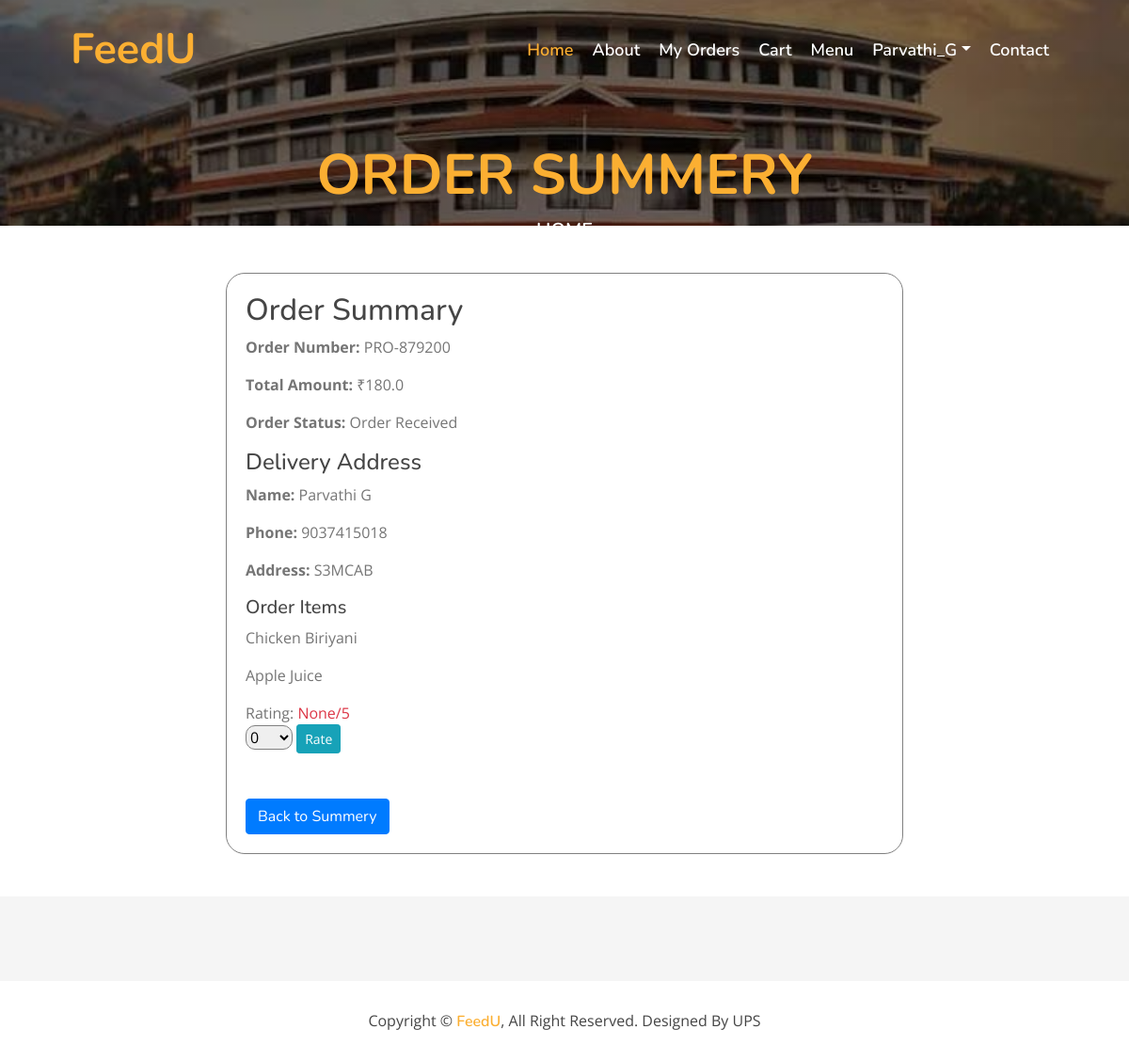
The app's page /order_summary/11/ (signed in) with its own data.
### Home/models.py (models this page shows, shortened)
class DeliveryAddress(models.Model):
    user = models.ForeignKey(User, on_delete=models.CASCADE, null=True, blank=True)
    order = models.ForeignKey(Order, on_delete=models.CASCADE, related_name='delivery')
    name = models.CharField(max_length=255)
    phone = models.CharField(max_length=20)
    address = models.CharField(max_length=200)
    order_status = models.CharField(max_length=20, default="Order Received")
    estimated_time = models.TimeField(null=True, blank=True)
    delivery_status = models.BooleanField(default=False)
    ordered_time = models.DateTimeField(auto_now_add=True)
    delivery_time = models.CharField(null=True, blank=True, max_length=20)
    rating  = models.IntegerField(null=True, blank=True)

class Order(models.Model):
    user = models.ForeignKey(User, on_delete=models.CASCADE, null=True, blank=True)
    order_number = models.CharField(max_length=20, unique=True)
    total_amount = models.FloatField(default=0.0)
    discount = models.FloatField(default=0.0)
    date = models.DateTimeField(auto_now_add=True)
    order_status = models.CharField(max_length=20, default="pending")
    payment_status = models.CharField(max_length=20, default="pending")

class OrderItem(models.Model):
    user = models.ForeignKey(User, on_delete=models.CASCADE,  null=True, blank=True)
    product = models.ForeignKey(FoodMenuItem, on_delete=models.CASCADE, related_name='foods')
    quantity = models.FloatField(default=1)
    total_price = models.FloatField()
    order = models.ForeignKey(Order, on_delete=models.CASCADE, related_name='order_items')

class FoodMenuItem(models.Model):
    name = models.CharField(max_length=100)
    description = models.TextField()
    category = models.CharField(
        max_length=25,
        choices=(("Food", "Food"), ("Snakes", "Snakes"), ("Beverages", "Beverages"), ("Diet_Food", "Diet_Food"))
    )
    image = models.ImageField(upload_to='menu_images/')
    available = models.BooleanField(default=True)
    rate = models.FloatField()
    discount_rate = models.FloatField( null=True, blank=True)
    offer = models.BooleanField(default=False, null=True, blank=True)
    timestamp = models.DateTimeField(default=timezone.now)

### Home/views.py (the view)
# urls.py: path("order_summary/<int:order_id>/", views.order_summary, name="order_summary"),
@login_required(login_url="SignIn")
def order_summary(request, order_id):
    delivery_address = DeliveryAddress.objects.get(id=order_id)
    order = delivery_address.order
    order_items = order.order_items.all()
    print(order_items,"kjsdfsgdgdfgkdfgdfkdjhkdfsdjdflkgff---------------------------------")
    context = {
        "order":order,
        "order_items":order_items,
        'delivery_address': delivery_address,
    }
    return render(request, 'order_summary.html', context)

### templates/order_summary.html (shortened to what this page needs)
{% extends 'index.html' %}{% block content%}
<div class="page-header mb-0" style="height: 100px !important;overflow: hidden;">
    <div class="container" style="height: 100px !important;">
        <div class="row">
            <div class="col-12">
                <h2>ORDER SUMMERY</h2>
            </div>
            <div class="col-12">
                <a href="{%url 'Index' %}">Home</a>
            </div>
        </div>
    </div>
</div>
<div class="conteiner">
    <div class="content">
        <h2>Order Summary</h2>
        <p><strong>Order Number:</strong> {{ delivery_address.order.order_number }}</p>
        <p><strong>Total Amount:</strong> ₹{{ delivery_address.order.total_amount }}</p>
        <p><strong>Order Status:</strong> {{ delivery_address.order.order_status }}</p>
        <h4>Delivery Address</h4>
        <p><strong>Name:</strong> {{ delivery_address.name }}</p>
        <p><strong>Phone:</strong> {{ delivery_address.phone }}</p>
        <p><strong>Address:</strong> {{ delivery_address.address }}</p>
        <h5>Order Items</h5>
        {% for items in order_items %}
        <p>{{items.product.name}}</p>
        {% endfor %}
        Rating: <span class="text-danger">{{delivery_address.rating}}/5</span>
        <br>
            {% if delivery_address.rating == None or delivery_address.rating == 0 %}
        <form action="{%url 'add_rating' delivery_address.id %}" method="post">
            <select name="rate" id="" style="width: 50px;padding: 60x;border: .5px solid gray;border-radius: 10px;" required>
                <option value="0">0</option>
            </select>
            <button class="btn btn-info btn-sm">Rate</button>
        </form>
            {% endif %}
        <br><br>
        <a href="{% url 'order_summary_all' %}" class="btn btn-primary">Back to Summery</a>
    </div>
</div>
{% endblock %}

### templates/index.html (shortened to what this page needs)
<!DOCTYPE html>
{% load static %}
<html lang="en">
    <head>
        <link href="https://stackpath.bootstrapcdn.com/bootstrap/4.4.1/css/bootstrap.min.css" rel="stylesheet">
        <link href="https://cdnjs.cloudflare.com/ajax/libs/font-awesome/5.10.0/css/all.min.css" rel="stylesheet">
        <link href="{%static 'lib/animate/animate.min.css' %}" rel="stylesheet">
        <link href="{%static 'lib/owlcarousel/assets/owl.carousel.min.css' %}" rel="stylesheet">
        <link href="{%static 'lib/flaticon/font/flaticon.css' %}" rel="stylesheet">
        <link href="{%static 'lib/tempusdominus/css/tempusdominus-bootstrap-4.min.css' %}" rel="stylesheet" />
        <link href="{%static 'css/style.css' %}" rel="stylesheet">
    </head>
    <body>
        <div class="navbar navbar-expand-lg bg-light navbar-light">
            <div class="container-fluid">
                <a href="{%url 'Index' %}" class="navbar-brand">FeedU</a>
                <div class="collapse navbar-collapse justify-content-between" id="navbarCollapse">
                    <div class="navbar-nav ml-auto">
                        <a href="{%url 'Index' %}" class="nav-item nav-link active">Home</a>
                        {% if request.user.is_authenticated %}
                        <a href="{%url 'Index' %}#about" class="nav-item nav-link">About</a>
                        <a href="{%url 'order_summary_all' %}" class="nav-item nav-link">My Orders</a>
                        <a href="{%url 'my_booking' %}" class="nav-item nav-link">Cart</a>
                        {% endif %}
                        <a href="{%url 'FoodMenu' %}" class="nav-item nav-link">Menu</a>
                        {% if request.user.is_authenticated %}
                        <div class="nav-item dropdown">
                            <a href="#" class="nav-link dropdown-toggle" data-toggle="dropdown">{{request.user}}</a>
                        </div>
                        {% endif %}
                        <a href="{%url 'Index' %}#contact" class="nav-item nav-link">Contact</a>
                    </div>
                </div>
            </div>
        </div>
{% block content %}{% endblock %}
        <div class="footer">
            <div class="copyright">
                <div class="container">
                    <p>Copyright &copy; <a href="#">FeedU</a>, All Right Reserved.</p>
                    <p>Designed By UPS<a href=""></a></p>
                </div>
            </div>
        </div>
    </body>
</html>

### static/css/style.css (style rules this page uses)
body { color: #757575; background: #ffffff; font-family: 'open sans', sans-serif; }
h1, h2, h3, h4, h5, h6 { color: #454545; font-family: 'Nunito', sans-serif; }
a { font-family: 'Nunito', sans-serif; font-weight: 600; color: #fbaf32; transition: .3s; }
.container-fluid { max-width: 1366px; }
.navbar { position: relative; transition: .5s; z-index: 999; }
.navbar .navbar-brand { margin: 0; color: #fbaf32; font-size: 45px; line-height: 0px; font-weight: 700; font-family: 'Nunito', sans-serif; transition: .5s; }
@media (min-width: 992px) { .navbar { position: absolute; width: 100%; padding: 30px 60px; background: transparent !important; z-index: 9; } }
@media (min-width: 992px) { .navbar .navbar-brand { color: #fbaf32; } }
@media (min-width: 992px) { .navbar-light .navbar-nav .nav-link, .navbar-light .navbar-nav .nav-link:focus { padding: 10px 10px 8px 10px; font-family: 'Nunito', sans-serif; color: #ffffff; font-size: 18px; font-weight: 600; } }
@media (min-width: 992px) { .navbar-light .navbar-nav .nav-link:hover, .navbar-light .navbar-nav .nav-link.active { color: #fbaf32; } }
.page-header { position: relative; margin-bottom: 45px; padding: 150px 0 90px 0; text-align: center; background: linear-gradient(rgba(0, 0, 0, .5), rgba(0, 0, 0, .5)), url(../img/collage.jpg); background-position: center; background-repeat: no-repeat; background-size: cover; }
.page-header h2 { position: relative; color: #fbaf32; font-size: 60px; font-weight: 700; }
.page-header a { position: relative; padding: 0 12px; font-size: 20px; text-transform: uppercase; color: #ffffff; }
.page-header a::after { position: absolute; content: "/"; width: 8px; height: 8px; top: -1px; right: -7px; text-align: center; color: #fbaf32; }
.page-header a:last-child::after { display: none; }
.footer { position: relative; margin-top: 45px; padding-top: 90px; background: rgba(0, 0, 0, .04); }
.footer .copyright { position: relative; width: 100%; padding: 30px 0; text-align: center; background: #ffffff; }
.footer .copyright p { margin: 0; display: inline-block; color: #454545; }
.footer .copyright p a { color: #fbaf32; }

### templates/order_summary.html (style rules this page uses)
.content { width:60%; margin: auto; border: .5px solid gray; border-radius: 20px; margin-top: 50px; padding: 20px; }

### records on screen
DeliveryAddress: order.order_number "PRO-879200", order.total_amount "180.0", order.order_status "Order Received", name "Parvathi G", phone "9037415018", address "S3MCAB", rating "None"
OrderItem: product.name "Chicken Biriyani"
OrderItem: product.name "Apple Juice"

### other values on screen
{{ request.user }} "Parvathi_G"
